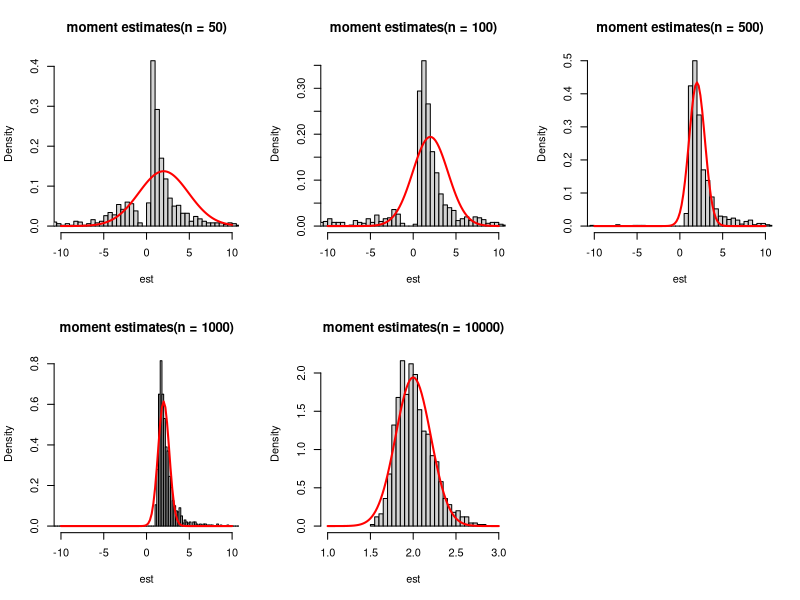

Reproduce this figure in R.
## ---- chunk 1
moments_method <- function(x) {
  m <- mean(x)
  if (m == 1.6) {
    return(NA)
  }
  return(0.6/(m - 1.6))
}
## ---- chunk 2
gen_sample <- function(theta) {
  n <- 1000000
  p1 <- 0.6
  lam <- 0.25
  
  temp <- rbinom(n, size=1, prob=p1)
  sample <- ifelse(
    temp,
    rexp(n, rate=theta),
    rexp(n, rate=lam)
  )
  return(sample)
}

pars <- c(0.5, 1, 1.5, 2, 2.5, 3, 5, 10, 20)
res <- numeric(length(pars))
for (i in 1:length(pars)) {
  res[i] <- moments_method(gen_sample(pars[i]))
}
print(pars)
print(res)
## ---- chunk 3
gen_sample_n <- function(n, theta) {
  p1 <- 0.6
  lam <- 0.25
  
  temp <- rbinom(n, size=1, prob=p1)
  sample <- ifelse(
    temp,
    rexp(n, rate=theta),
    rexp(n, rate=lam)
  )
  return(sample)
}

asymp_compare <- function(n, theta) {
  k <- 1000
  est <- numeric(k)
  for (i in 1:k) {
    est[i] <- moments_method(gen_sample_n(n, theta))
  }
  est <- na.omit(est)
  if (n > 1000) {
    hist(est, 
         main=sprintf("moment estimates(n = %d)", n), 
         xlim=c(1,3), 
         breaks="FD", 
         freq=FALSE)
  }
  else {
    hist(est, 
         main=sprintf("moment estimates(n = %d)", n), 
         xlim=c(-10,10), 
         breaks="FD", 
         freq=FALSE)
  }
  curve(dnorm(x, mean = theta, sd = sqrt(3796 / (9 * n))), 
        add = TRUE,
        col = "red",
        lwd = 2)
}

n_values <- c(50, 100, 500, 1000, 10000)
theta <- 2

par(mfrow=c(2, 3))
for (n in n_values) {
  asymp_compare(n, theta)
}
## ---- chunk 4
theor_var <- function(theta) {
  return((256*theta^4-48*theta^3+21*theta^2)/9)
}

conf_int <- function(sample, n) {
  est <- moments_method(sample)
  left <- est - 1.96*sqrt(theor_var(est)/n)
  right <- est + 1.96*sqrt(theor_var(est)/n)
  return(c(left, right))
}

n_values <- c(50, 100, 500, 1000, 10000)
theta <- 2

for (n in n_values) {
  sample <- gen_sample_n(n, theta)
  print(conf_int(sample, n))
}
